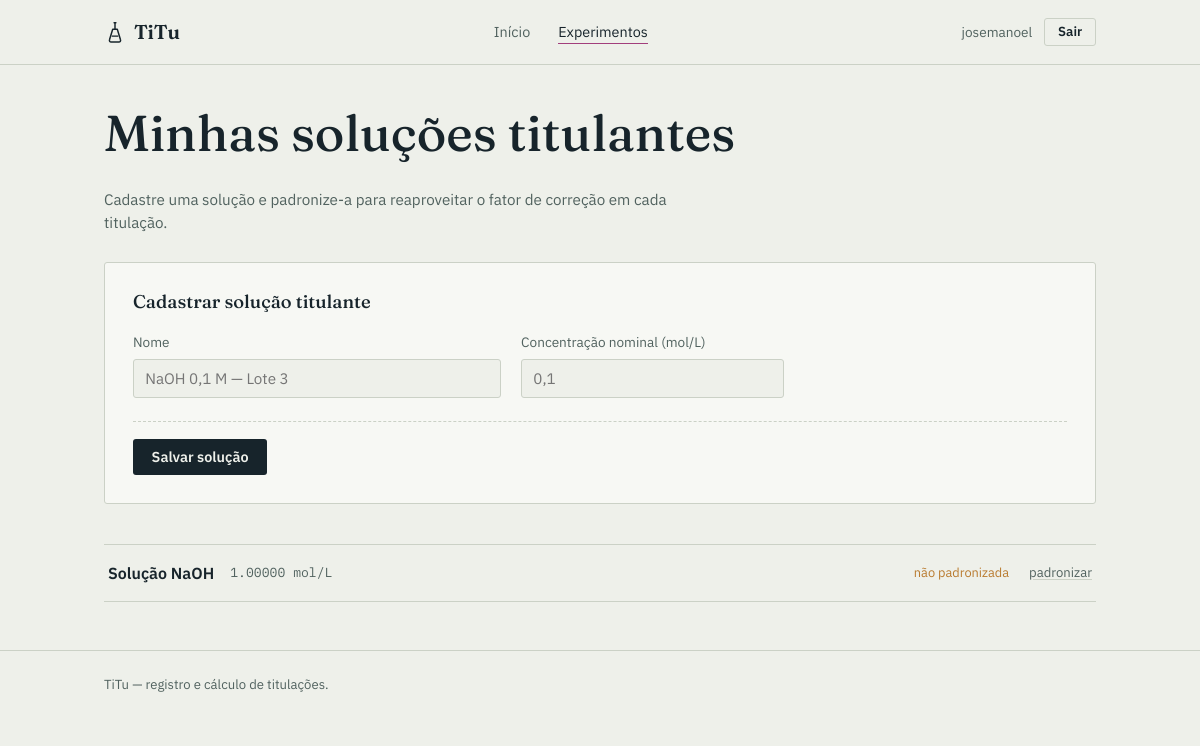
The page /solucoes/ (signed in) on the database its author committed.
### titulacoes/models/solucao_titulante.py (models this page shows, shortened)
class SolucaoTitulante(models.Model):
    usuario = models.ForeignKey(
        User, on_delete = models.CASCADE, related_name= 'solucoes_titulantes'
    )
    nome = models.CharField(max_length = 100)
    concentracao_nominal = models.DecimalField(max_digits= 10, decimal_places = 5)
    fator_correcao = models.DecimalField(
        max_digits = 6, decimal_places = 4, null = True, blank = True
    )
    data_padronizacao = models.DateField(null = True, blank = True)
    criado_em = models.DateTimeField(auto_now_add = True)

### titulacoes/views/solucoes.py (the view)
@login_required
def lista_solucoes(request):
    if request.method == 'POST':
        form = SolucaoTitulanteForm(request.POST)
        if form.is_valid():
            solucao = form.save(commit=False)
            solucao.usuario = request.user
            solucao.save()
            return redirect('solucoes:lista')
    else:
        form = SolucaoTitulanteForm()
    solucoes = SolucaoTitulante.objects.filter(usuario=request.user)
    return render(request, 'solucoes/lista.html', {'solucoes': solucoes, 'form': form})

### titulacoes/forms.py
class SolucaoTitulanteForm(forms.ModelForm):
    class Meta:
        model = SolucaoTitulante
        fields = ['nome', 'concentracao_nominal']

### templates/solucoes/lista.html (shortened to what this page needs)
{% extends "base.html" %}
{% block content %}
<div class="wrap">
  <div class="page-header">
    <div>
      <h1>Minhas soluções titulantes</h1>
      <p>Cadastre uma solução e padronize-a para reaproveitar o fator de correção em cada titulação.</p>
    </div>
  </div>
  <section class="entry-panel">
    <div class="entry-panel-head">
      <h2>Cadastrar solução titulante</h2>
    </div>
    <form method="post" action="{% url 'solucoes:lista' %}">
      <div class="field-grid">
        <div class="field">
          <label for="id_nome">Nome</label>
          <input type="text" id="id_nome" name="nome" placeholder="NaOH 0,1 M — Lote 3" required>
        </div>
        <div class="field">
          <label for="id_concentracao_nominal">Concentração nominal (mol/L)</label>
          <input type="number" step="0.00001" id="id_concentracao_nominal" name="concentracao_nominal" placeholder="0,1" required>
        </div>
      </div>
      <div class="entry-panel-foot">
        <button type="submit" class="btn btn-primary">Salvar solução</button>
      </div>
    </form>
  </section>
  <div class="ledger">
    {% for solucao in solucoes %}
    <div class="ledger-row">
      <span class="ledger-name">{{ solucao.nome }}</span>
      <span class="ledger-type data">{{ solucao.concentracao_nominal }} mol/L</span>
      <span class="ledger-meta">
        {% if solucao.fator_correcao %}
          <span class="data">fc = {{ solucao.fator_correcao }}</span>
          <time class="data">padronizada em {{ solucao.data_padronizacao|date:"d M Y" }}</time>
        {% else %}
          <span class="badge-pending">não padronizada</span>
        {% endif %}
        <a href="{% url 'solucoes:padronizar' solucao.id %}" class="ledger-action">
          {% if solucao.fator_correcao %}repadronizar{% else %}padronizar{% endif %}
        </a>
      </span>
    </div>
    {% empty %}
    <div class="empty-state">
      <p>Nenhuma solução cadastrada ainda. Use o formulário acima para adicionar a primeira.</p>
    </div>
    {% endfor %}
  </div>
</div>
{% endblock %}

### templates/base.html (shortened to what this page needs)
{% load static %}
<!DOCTYPE html>
<html lang="pt-br">
<head>
  <link rel="stylesheet" href="{% static 'css/style.css' %}">
</head>
<body>
  <header class="navbar">
    <div class="wrap">
      <a href="{% url 'home' %}" class="brand">
        TiTu
      </a>
      <ul class="nav-links">
        <li><a href="{% url 'home' %}"{% if request.resolver_match.url_name == 'home' %} aria-current="page"{% endif %}>Início</a></li>
        {% if user.is_authenticated %}
        <li><a href="{% url 'experimentos:lista' %}"{% if request.resolver_match.url_name == 'lista' %} aria-current="page"{% endif %}>Experimentos</a></li>
        {% endif %}
      </ul>
      <div class="nav-auth">
        {% if user.is_authenticated %}
          <span class="hint" style="font-size:0.85rem; color:var(--ink-muted);">{{ user.username }}</span>
          <form action="{% url 'logout' %}" method="post" style="margin:0;">
            <button type="submit" class="btn btn-ghost btn-sm">Sair</button>
          </form>
        {% else %}
          <a href="{% url 'login' %}" class="btn btn-ghost btn-sm">Entrar</a>
          <a href="{% url 'cadastro' %}" class="btn btn-primary btn-sm">Cadastrar</a>
        {% endif %}
      </div>
    </div>
  </header>
  <main>
    {% block content %}{% endblock %}
  </main>
  <footer class="site-footer">
    <div class="wrap">
      <p>TiTu — registro e cálculo de titulações.</p>
    </div>
  </footer>
</body>
</html>

### static/css/style.css (style rules this page uses)
:root { --bg: #eef0ea; --surface: #f7f8f4; --ink: #17242b; --ink-muted: #51625f; --line: #cbd1c6; --accent-magenta: #a23e7c; --accent-teal: #2f6e62; --accent-amber: #b97a2e; --accent-indigo: #4b5d8c; --focus: #17242b; --font-display: "Fraunces", "Iowan Old Style", serif; --font-body: "IBM Plex Sans", system-ui, sans-serif; --font-data: "IBM Plex Mono", "SFMono-Regular", monospace; --content-width: 1040px; --radius: 3px; }
* { box-sizing: border-box; }
html { -webkit-text-size-adjust: 100%; }
body { margin: 0; background: var(--bg); color: var(--ink); font-family: var(--font-body); font-size: 16px; line-height: 1.5; -webkit-font-smoothing: antialiased; }
h1, h2, h3 { font-family: var(--font-display); font-weight: 500; line-height: 1.15; margin: 0 0 0.5em; color: var(--ink); }
h1 { font-size: clamp(2rem, 1.4rem + 2.4vw, 3.15rem); font-weight: 460; }
h2 { font-size: 1.5rem; }
p { margin: 0 0 1em; max-width: 62ch; color: var(--ink); }
a { color: inherit; }
.data, .num, time, .swatch-count { font-family: var(--font-data); font-variant-numeric: tabular-nums; }
.wrap { max-width: var(--content-width); margin: 0 auto; padding: 0 1.5rem; }
.navbar { border-bottom: 1px solid var(--line); background: var(--bg); }
.navbar .wrap { display: flex; align-items: center; justify-content: space-between; height: 64px; }
.brand { display: flex; align-items: center; gap: 0.5rem; font-family: var(--font-display); font-size: 1.25rem; font-weight: 600; text-decoration: none; color: var(--ink); }
.brand svg { width: 22px; height: 22px; }
.nav-links { display: flex; gap: 1.75rem; list-style: none; margin: 0; padding: 0; font-size: 0.9rem; }
.nav-links a { text-decoration: none; color: var(--ink-muted); border-bottom: 1px solid transparent; padding-bottom: 2px; }
.nav-links a:hover, .nav-links a[aria-current="page"] { color: var(--ink); border-bottom-color: var(--accent-magenta); }
.nav-auth { display: flex; align-items: center; gap: 0.75rem; }
.btn { display: inline-flex; align-items: center; gap: 0.4rem; font-family: var(--font-body); font-size: 0.9rem; font-weight: 600; padding: 0.6rem 1.1rem; border-radius: var(--radius); border: 1px solid transparent; cursor: pointer; text-decoration: none; line-height: 1; }
.btn-primary { background: var(--ink); color: var(--bg); }
.btn-ghost { background: transparent; border-color: var(--line); color: var(--ink); }
.btn-sm { padding: 0.4rem 0.8rem; font-size: 0.82rem; }
.page-header { display: flex; align-items: baseline; justify-content: space-between; padding: 2.5rem 0 1.75rem; }
.page-header p { margin: 0.25rem 0 0; color: var(--ink-muted); font-size: 0.95rem; }
.entry-panel { background: var(--surface); border: 1px solid var(--line); border-radius: var(--radius); padding: 1.75rem; margin-bottom: 2.5rem; }
.entry-panel-head { display: flex; align-items: baseline; justify-content: space-between; margin-bottom: 1.25rem; }
.entry-panel-head h2 { font-size: 1.15rem; margin: 0; }
.field-grid { display: grid; grid-template-columns: 1.4fr 1fr 1fr; gap: 1.25rem; align-items: end; }
.field { display: flex; flex-direction: column; gap: 0.4rem; }
.field label { font-size: 0.85rem; color: var(--ink-muted); }
.field input, .field select { font-family: var(--font-body); font-size: 0.95rem; padding: 0.55rem 0.7rem; border: 1px solid var(--line); border-radius: var(--radius); background: var(--bg); color: var(--ink); }
.entry-panel-foot { display: flex; align-items: center; gap: 0.9rem; margin-top: 1.4rem; padding-top: 1.1rem; border-top: 1px dashed var(--line); }
.ledger { border-top: 1px solid var(--line); }
.ledger-row { display: flex; align-items: center; gap: 1rem; padding: 1rem 0.25rem; border-bottom: 1px solid var(--line); text-decoration: none; color: var(--ink); }
.ledger-name { font-weight: 600; }
.ledger-type { font-size: 0.82rem; color: var(--ink-muted); flex-shrink: 0; width: 130px; }
.ledger-meta { margin-left: auto; display: flex; gap: 1.25rem; font-size: 0.85rem; color: var(--ink-muted); }
.site-footer { border-top: 1px solid var(--line); padding: 1.5rem 0; margin-top: 3rem; }
.site-footer p { margin: 0; font-size: 0.82rem; color: var(--ink-muted); }
:root { --accent-amber-tint: #f6e8d2; }
.badge-pending { font-size: 0.8rem; color: var(--accent-amber); }
.ledger-action { font-size: 0.82rem; color: var(--ink-muted); text-decoration: underline; text-decoration-color: var(--line); text-underline-offset: 2px; }

### rows shown on the page
SolucaoTitulante: nome "Solução NaOH", concentracao_nominal "1.00000", fator_correcao "não padronizada"

### other values the page prints
{{ user.username }} "josemanoel"
